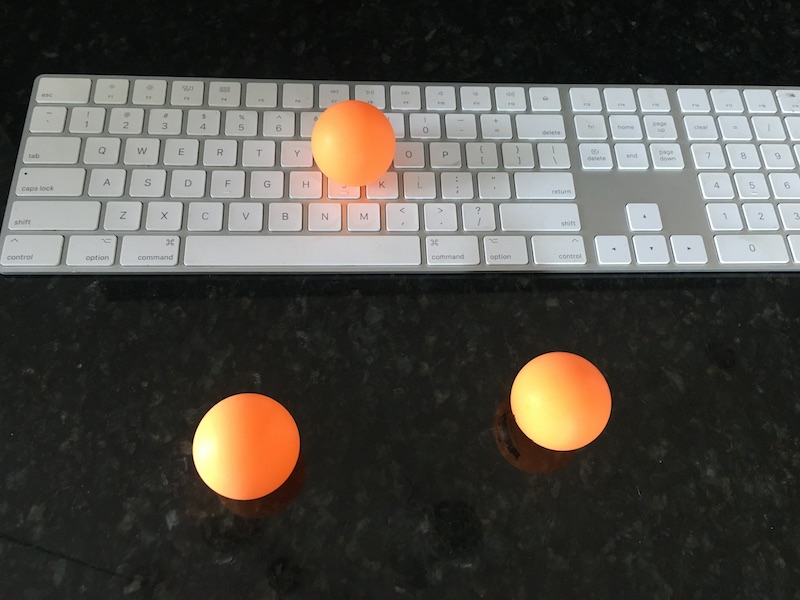
#> input picture assignments/00_assignment/assets/jpg/keyboard.jpeg, 800 x 600 px, found by its file name
$ jupyter execute --allow-errors PingPong.ipynb
#> lines starting #> are read from the running program, lines starting #| are printed output that depends on the picture; after the words box and inside, x2 and y2 are one past the last pixel; in counts of white or black regions, pixels touching at a corner belong together
#> further down, image is the input picture: shape (600, 800, 3); mean B, G, R 71, 76.8, 79.9
<a href="https://colab.research.google.com/github/drhoffma/HarperIDEAShopCVCC/blob/main/assignments/00_assignment/PingPong.ipynb" target="_parent"></a>

# Ping Pong Ball Color Changer

[cell 1]
# download images

[cell 2]
# imports
import cv2
import numpy as np
from numpy import ones
import imutils
from google.colab.patches import cv2_imshow

# define your class, constructor, & methods

class PingPongBallColorChanger:
  def __init__(self, image):
    self.image = image

  def change_color(self, desired_color, color_hsv_min, color_hsv_max):

    # convert image to HSV
#> called with desired_color = (0, 255, 0), color_hsv_min = (7, 26, 243), color_hsv_max = (36, 255, 255)
    hsv_img = cv2.cvtColor(self.image, cv2.COLOR_BGR2HSV)
#> hsv_img: shape (600, 800, 3); mean H, S, V 49.1, 35.4, 82.3

    # mask out the orange using the HSV range
    thresh = cv2.inRange(hsv_img, color_hsv_min, color_hsv_max)
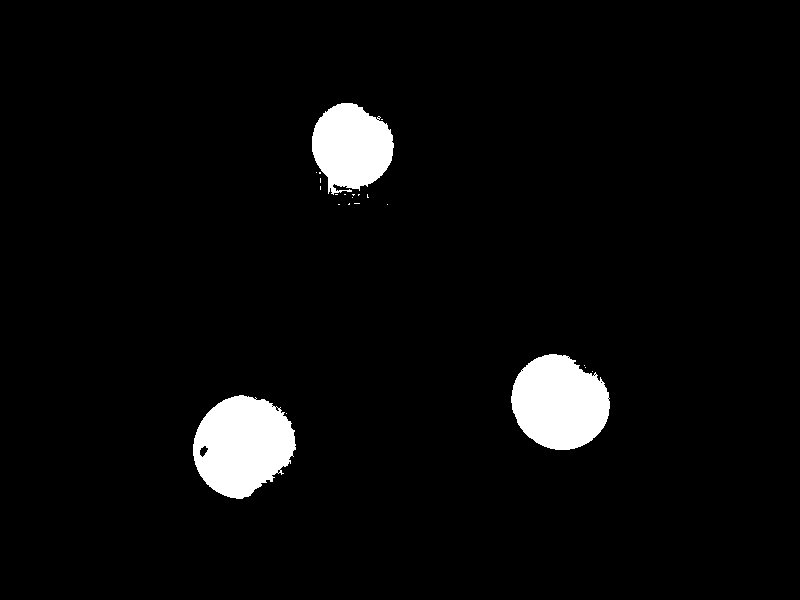
#> thresh: shape (600, 800); 4.3% white; 22 white regions (19 under 20 px), largest, box (x1, y1, x2, y2) and area: (193, 395, 296, 499) 7765, (511, 354, 610, 450) 7178, (312, 103, 394, 195) 5420
    #cv2_imshow(thresh)

    # create a blank image in the desired color
    shape = hsv_img.shape
#> shape = (600, 800, 3)
    shape = list(shape)
#> shape = [600, 800, 3]
    solid_colored_image = ones(shape) * desired_color

    #cv2_imshow(solid_colored_image)

    # turn all white pixels to the desired color
    desired_color_balls = cv2.bitwise_and(solid_colored_image, solid_colored_image, mask=thresh)
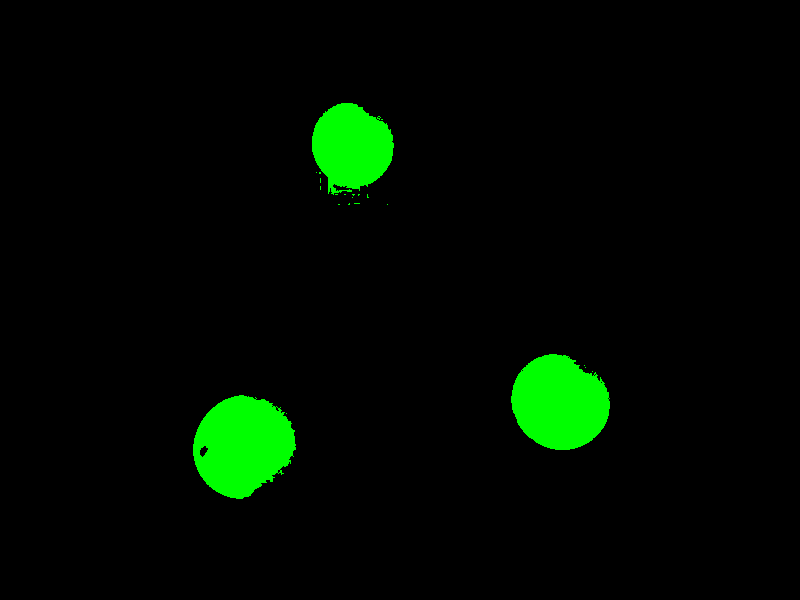
#> desired_color_balls: shape (600, 800, 3) float64; mean of channels 0, 1, 2 0, 10.8, 0; drawn as B, G, R
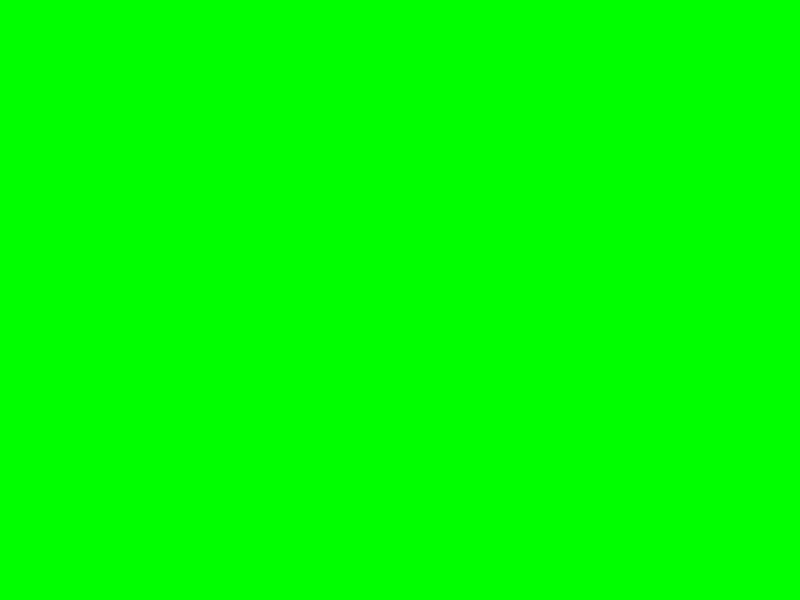
#> solid_colored_image: shape (600, 800, 3) float64; mean of channels 0, 1, 2 0, 255, 0; drawn as B, G, R
    cv2_imshow(desired_color_balls)

    # bitwise and the original image with the colored balls
    # DOES NOT WORK
    output = cv2.bitwise_and(self.image, self.image, mask=desired_color_balls)
    # cv2_imshow(output)

    # return the output
    return output

  def method1(self, param):
    pass

[cell 3]
# test code

# load your image with cv2.imread()
image = cv2.imread("keyboard.jpeg")

# from the color range tool on David's machine
hsv_min=(7, 26, 243)
hsv_max=(36, 255, 255)

# instantiate your class and create an object
p = PingPongBallColorChanger(image)

# call relevant methods
desired_color = (0, 255, 0)
#> (the rest of this cell did not finish here and is left out)
